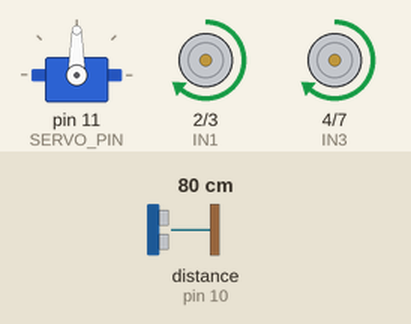
A sketch run on a simulated Arduino Uno, built with avr-gcc and run on an emulated ATmega328P. Shown: servo, motor-driver pin pairs drawn as motors (green arrow = first pin HIGH = forward, orange = second pin HIGH = backward, longer = more drive, scaled by the enable pin). Wiring (inferred from the names in the program): ultrasonic range finder: trigger pin 9; echo pin 10. The inputs (shaded band) are chosen by the test bench; at power-on: distance to the obstacle (sensor on pin 10) 80 cm. The echo pulse lasts 58.3 µs per cm.

Above: at 1.2 s.
1.3 s: distance to the obstacle (sensor on pin 10) set to 36 cm
2.8 s: distance to the obstacle (sensor on pin 10) set to 30 cm
At 3.2 s:
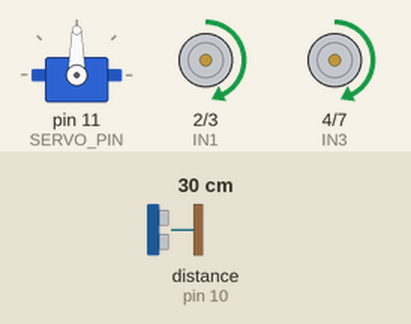
4.3 s: distance to the obstacle (sensor on pin 10) set to 24 cm
5.8 s: distance to the obstacle (sensor on pin 10) set to 20 cm
At 8.5 s:
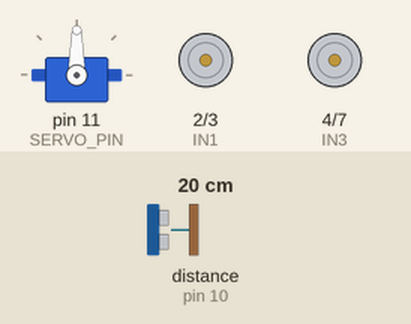
8.8 s: distance to the obstacle (sensor on pin 10) set to 35 cm
At 9.2 s:
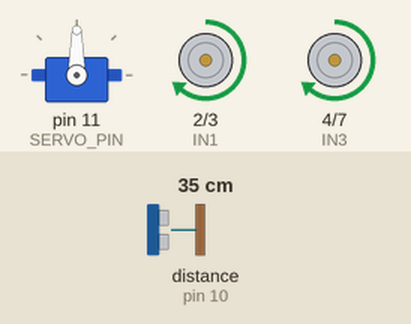
10.3 s: distance to the obstacle (sensor on pin 10) set to 2 cm
At 12.0 s:
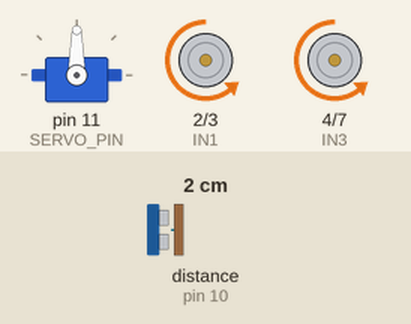
Timing chart, 0 to 13.6 s (numbered marks = the images above; inputs shaded):
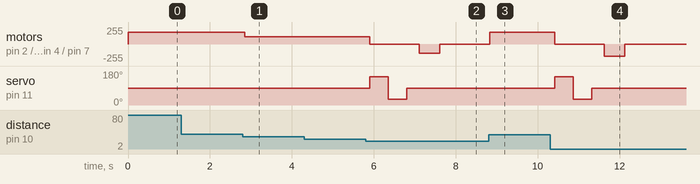

The sketch:

main.ino
```cpp
#include <Servo.h>

// ================= MOTOR PINS =================
#define ENA 5
#define IN1 2
#define IN2 3

#define ENB 6
#define IN3 4
#define IN4 7

// ================= ULTRASONIC =================
#define TRIG 9
#define ECHO 10

// ================= SERVO ======================
#define SERVO_PIN 11
Servo scanner;

// ================= LOGIC FLAGS ================
bool isScanning = false;
bool hasScanned = false;

// ================= DISTANCE LOGIC =============
#define FAR_DISTANCE   30
#define NEAR_DISTANCE  20
#define SCAN_MIN       25

// ================= SPEEDS =====================
#define SPEED_FAST     180
#define SPEED_SLOW     110
#define SPEED_REVERSE  140

// ================= SERVO ANGLES ===============
#define LEFT_ANGLE     150
#define CENTER_ANGLE   90
#define RIGHT_ANGLE    30

// ================= MOTOR CONTROL ===============
void setSpeed(int speed) {
  analogWrite(ENA, speed);
  analogWrite(ENB, speed);
}

void moveForward(int speed) {
  digitalWrite(IN1, HIGH);
  digitalWrite(IN2, LOW);
  digitalWrite(IN3, HIGH);
  digitalWrite(IN4, LOW);
  setSpeed(speed);
}

void moveBackward(int speed) {
  digitalWrite(IN1, LOW);
  digitalWrite(IN2, HIGH);
  digitalWrite(IN3, LOW);
  digitalWrite(IN4, HIGH);
  setSpeed(speed);
}

void turnLeft() {
  digitalWrite(IN1, LOW);
  digitalWrite(IN2, HIGH);
  digitalWrite(IN3, HIGH);
  digitalWrite(IN4, LOW);
  setSpeed(SPEED_SLOW);
  delay(450);
}

void turnRight() {
  digitalWrite(IN1, HIGH);
  digitalWrite(IN2, LOW);
  digitalWrite(IN3, LOW);
  digitalWrite(IN4, HIGH);
  setSpeed(SPEED_SLOW);
  delay(450);
}

void stopMotors() {
  setSpeed(0);
}

// ================= ULTRASONIC ==================
long getDistance() {
  digitalWrite(TRIG, LOW);
  delayMicroseconds(2);
  digitalWrite(TRIG, HIGH);
  delayMicroseconds(10);
  digitalWrite(TRIG, LOW);

  long duration = pulseIn(ECHO, HIGH, 30000);
  if (duration == 0) return 999;

  return duration * 0.034 / 2;
}

// ================= SERVO SCAN ==================
long scanAtAngle(int angle) {
  scanner.write(angle);
  delay(450);
  return getDistance();
}

void scanAndDecide() {
  if (isScanning) return;
  isScanning = true;

  stopMotors();

  long leftDist  = scanAtAngle(LEFT_ANGLE);
  long rightDist = scanAtAngle(RIGHT_ANGLE);

  scanner.write(CENTER_ANGLE);
  delay(300);

  if (leftDist >= SCAN_MIN && rightDist < SCAN_MIN) {
    turnLeft();
  }
  else if (rightDist >= SCAN_MIN && leftDist < SCAN_MIN) {
    turnRight();
  }
  else if (leftDist >= SCAN_MIN && rightDist >= SCAN_MIN) {
    if (leftDist > rightDist) {
      turnLeft();
    } else {
      turnRight();
    }
  }
  else {
    moveBackward(SPEED_REVERSE);
    delay(500);
    stopMotors();
  }

  isScanning = false;
}

// ================= SETUP =======================
void setup() {
  pinMode(IN1, OUTPUT);
  pinMode(IN2, OUTPUT);
  pinMode(IN3, OUTPUT);
  pinMode(IN4, OUTPUT);

  pinMode(ENA, OUTPUT);
  pinMode(ENB, OUTPUT);

  pinMode(TRIG, OUTPUT);
  pinMode(ECHO, INPUT);

  scanner.attach(SERVO_PIN);
  scanner.write(CENTER_ANGLE);

  Serial.begin(9600);
}

// ================= LOOP ========================
void loop() {
  long distance = getDistance();

  if (distance > FAR_DISTANCE) {
    hasScanned = false;
    moveForward(SPEED_FAST);
  }
  else if (distance > NEAR_DISTANCE) {
    hasScanned = false;
    moveForward(SPEED_SLOW);
  }
  else {
    stopMotors();

    if (!hasScanned) {
      scanAndDecide();   // 🔒 scan ONLY once per stop
      hasScanned = true;
    }
  }

  delay(120);
}
```

Measured:
- the behaviour switches between 32 and 31 cm on distance to the obstacle (sensor on pin 10) (found by bisection; images 0 and 1)
- the behaviour switches between 22 and 21 cm on distance to the obstacle (sensor on pin 10) (found by bisection; images 1 and 2)
- after the input at 1.3 s, every drawn part: stays the same
- after the input at 2.8 s, motor on pin 2 (IN1) / pin 3 (IN2), motor on pin 4 (IN3) / pin 7 (IN4): forward 180/255 → forward 110/255 after 0.05 s
- after the input at 4.3 s, every drawn part: stays the same
- after the input at 5.8 s, motor on pin 2 (IN1) / pin 3 (IN2), motor on pin 4 (IN3) / pin 7 (IN4): forward 110/255 → stopped after 0.10 s, → backward 140/255 1.2 s later, → stopped 0.50 s later; servo on pin 11 (SERVO_PIN): 90° → 150° after 0.10 s, → 30° 0.45 s later, → 90° 0.45 s later
- after the input at 8.8 s, motor on pin 2 (IN1) / pin 3 (IN2), motor on pin 4 (IN3) / pin 7 (IN4): stopped → forward 180/255 at once
- after the input at 10.3 s, motor on pin 2 (IN1) / pin 3 (IN2), motor on pin 4 (IN3) / pin 7 (IN4): forward 180/255 → stopped after 0.12 s, → backward 180/255 1.2 s later, → stopped 0.50 s later; servo on pin 11 (SERVO_PIN): 90° → 150° after 0.12 s, → 30° 0.45 s later, → 90° 0.45 s later
